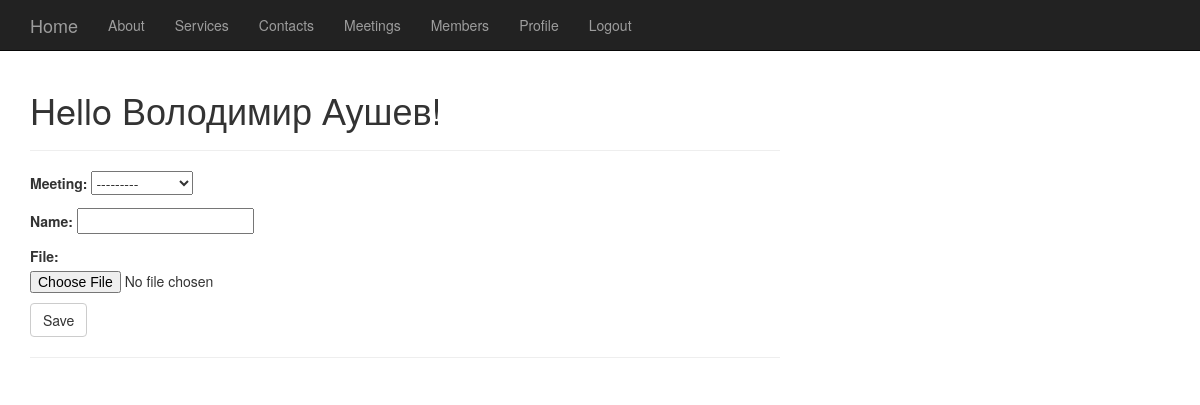
Page /members/profile/student/ (signed in) on the earlier database version.
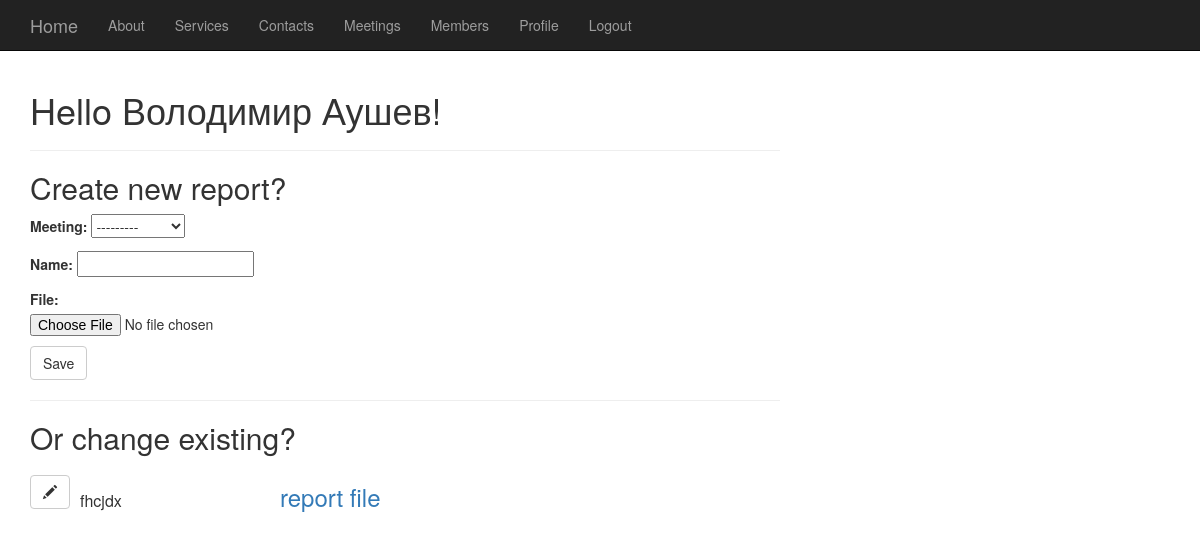
Same page on the later database version.
### meetings/models.py (models this page shows, shortened)
class Report(models.Model):
    meeting = models.ForeignKey(Meeting)
    author = models.ForeignKey(User)
    name = models.CharField(max_length=50)
    file = models.FileField(upload_to='report_files', blank=True)

### members/views.py (the view)
class ProfileStudentView(LoggedInMixin, generic.TemplateView):
    template_name = 'members/student_profile.html'
    def get_context_data(self, **kwargs):
        context = super(ProfileStudentView, self).get_context_data(**kwargs)
        context['form'] = StudentForm()
        context['reports'] = Report.objects.filter(author=self.request.user)
        return context

### members/forms.py
class StudentForm(forms.ModelForm):
    class Meta:
        model = Report
        limit_choices_to = limit_pub_date_choices
        fields = ('meeting', 'name', 'file', )

### meetings/models.py (called while the page is built)
    def __unicode__(self):  # __unicode__ on Python 2
        return self.topic_text

### members/views.py (called while the page is built)
    @method_decorator(login_required)
    def dispatch(self, *args, **kwargs):
        return super(LoggedInMixin, self).dispatch(*args, **kwargs)

### members/templates/members/student_profile.html (shortened to what this page needs)
<!DOCTYPE html>
<html lang="en">
<head>
    {% load staticfiles %}
    <link href="{%static 'bootstrap.min.css'%}" rel="stylesheet">
    <link href="{%static 'blog-post.css'%}" rel="stylesheet">
</head>
<body>
    {% include "menu.html"%}
<div class="container">
    <div class="row">
        <div class="col-lg-8">
            <h1>Hello {{ user.first_name }}  {{ user.last_name }}!</h1>
            <hr>
            {% if reports %}
            <h2>Create new report?</h2>
            <form action="{% url 'members:send_report' %}" method="POST">{% csrf_token %}
                {% else %}
                <form method="POST">{% csrf_token %}
                {% endif %}
                {{ form.as_p }}
                <button type="submit" class="save btn btn-default">Save</button>
            </form>
            <hr>
            {% if reports %}
            <h2>Or change existing?</h2>
            {% endif %}
            <table cellspacing="2" cellpadding="2">
                {% for report in reports %}
                <tr><td width="50">
                    <a class="btn btn-default" href="{% url 'members:edit_report' pk=report.pk %}">
                        <span class="glyphicon glyphicon-pencil"></span></a>
                </td>
                    <td width="200"><h3><font size="3">{{ report.name }}</font></h3></td>
                    {% if report.file.name %}
                    <td width="200"><h3><a href="{{report.file.url}}">report file</a></h3></td>
                    {% endif %}
                </tr>
                {% endfor %}
            </table>
        </div>
    </div>
</div>
</body>
</html>

Differences in the rows shown:
added Report: name "fhcjdx"
Other differences:
text now shown: "Create new report? Or change existing?"
